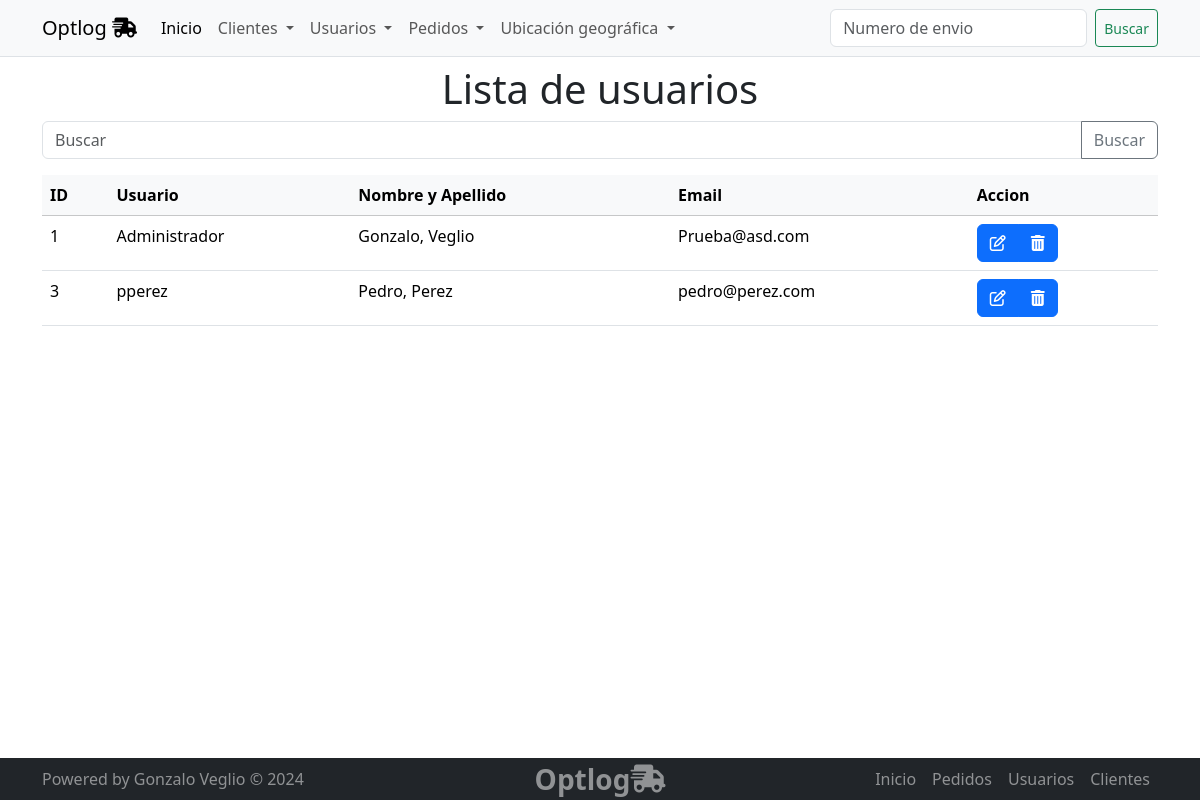
Page /usuarios/usuarios/list on the earlier database version.
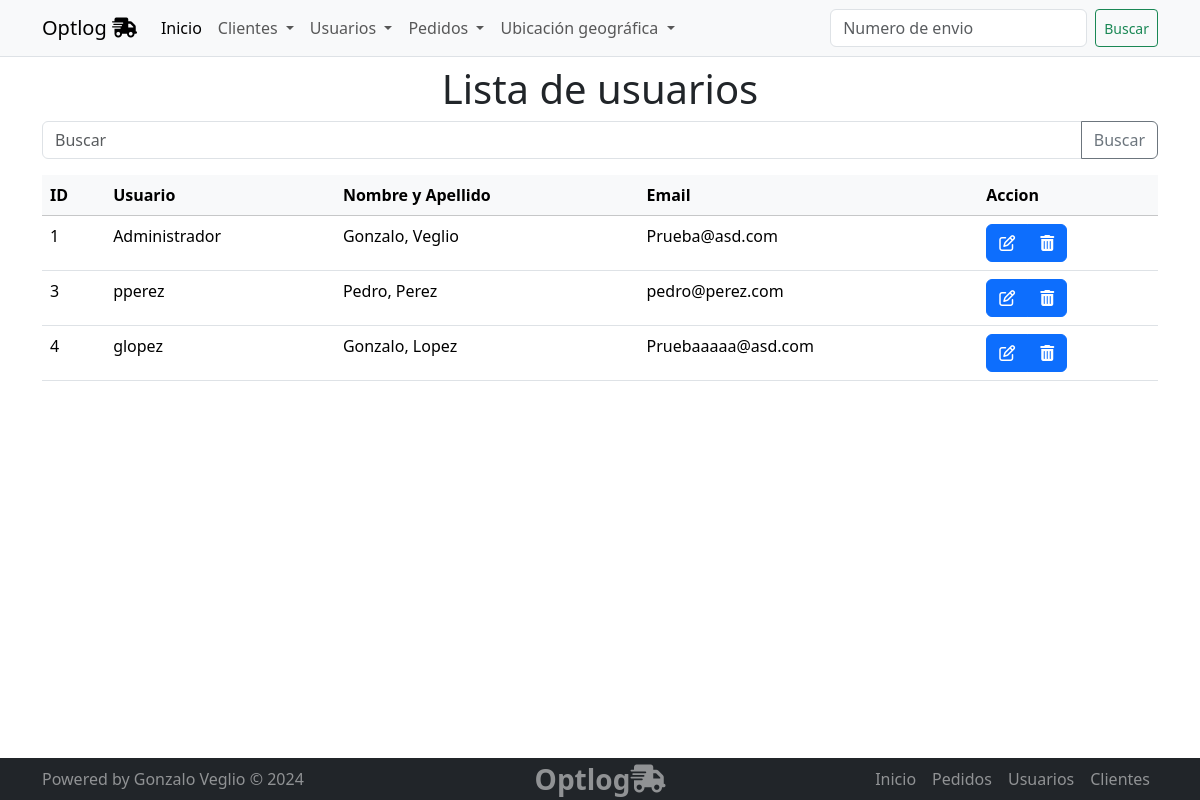
Same page on the later database version.
### usuarios/models.py (models this page shows, shortened)
class Usuario(models.Model):
    username = models.CharField(max_length=50, unique=True)
    email = models.EmailField(max_length=254, unique=True)
    password = models.CharField(max_length=100)
    fecha_creacion = models.DateTimeField(auto_now_add=True)
    nombre = models.CharField(max_length=100)
    apellido = models.CharField(max_length=100)
    provincia = models.ForeignKey(Provincia, on_delete=models.SET_NULL, null=True)
    localidad = models.ForeignKey(Localidad, on_delete=models.SET_NULL, null=True)

### usuarios/views.py (the view)
# urls.py: path('usuarios/list', views.usuario_list, name='usuario_list'),
def usuario_list(request):
    query = request.GET.get('q')
    if query:
        usuarios = Usuario.objects.filter(
            Q(nombre__icontains=query) |
            Q(apellido__icontains=query)
        )
    else:
        usuarios = Usuario.objects.all()
    context = {"object_list": usuarios}
    return render(request, "usuarios/usuario_list.html", context)

### usuarios/templates/usuarios/usuario_list.html (shortened to what this page needs)
{% extends 'core/base.html' %}
{% block main %}
<section class="container">
  <h1 class="text-center">
    Lista de usuarios
  </h1>
  <form action="{% url 'usuarios:usuario_list' %}" method="get">
    <div class="input-group mb-3">
      <input type="text" class="form-control" placeholder="Buscar"  name="q">
      <button class="btn btn-outline-secondary" type="submit" id="button-addon2">Buscar</button>
    </div>
  </form>
<table class="table table-hover">
    <thead class="table-light">
      <tr>
        <th>ID</th>
        <th>Usuario</th>
        <th>Nombre y Apellido</th>
        <th>Email</th>
        <th>Accion</th>
    </tr>
</thead>
<tbody>
    {% for object in object_list %}
    <tr>
  <td>{{object.id}}</td>
  <td>{{object.username  }}</td>
  <td>{{object.nombre | capfirst}}, {{object.apellido | capfirst}} </td>
  <td>{{object.email}}</td>
  <td>
    <div class="btn-group" role="group">
      <a href="{% url 'usuarios:usuario_update' object.id %}" type="button" class="btn btn-primary"><i class="fa fa-edit"></i> </a>
      <a href="{% url 'usuarios:usuario_delete' object.id %}" type="button" class="btn btn-primary" ><i class="fa fa-trash"></i></a>
    </div>
  </td>
</tr>
{%empty%}
    <p>No hay registros</p>
        {% endfor %}
      </section>
{% endblock main %}

Differences in the rows shown:
added Usuario: id "4", username "glopez", nombre "Gonzalo", apellido "Lopez", email "Pruebaaaaa@asd.com"
